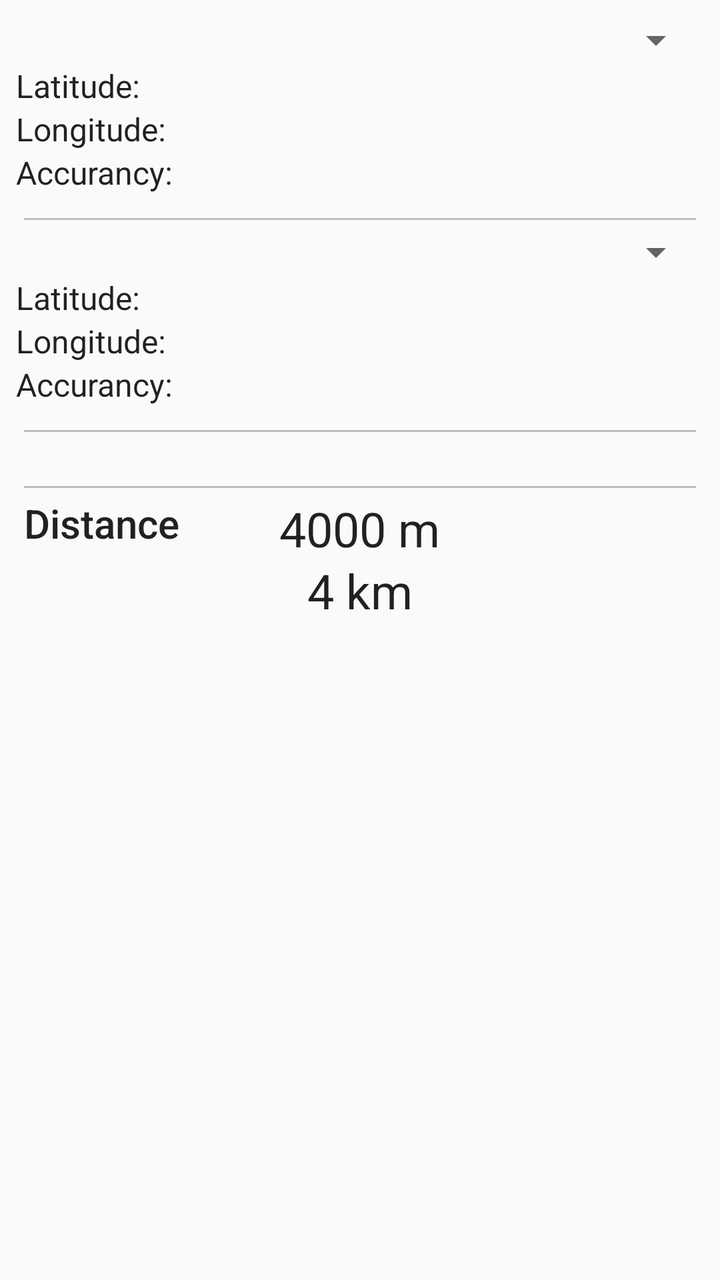
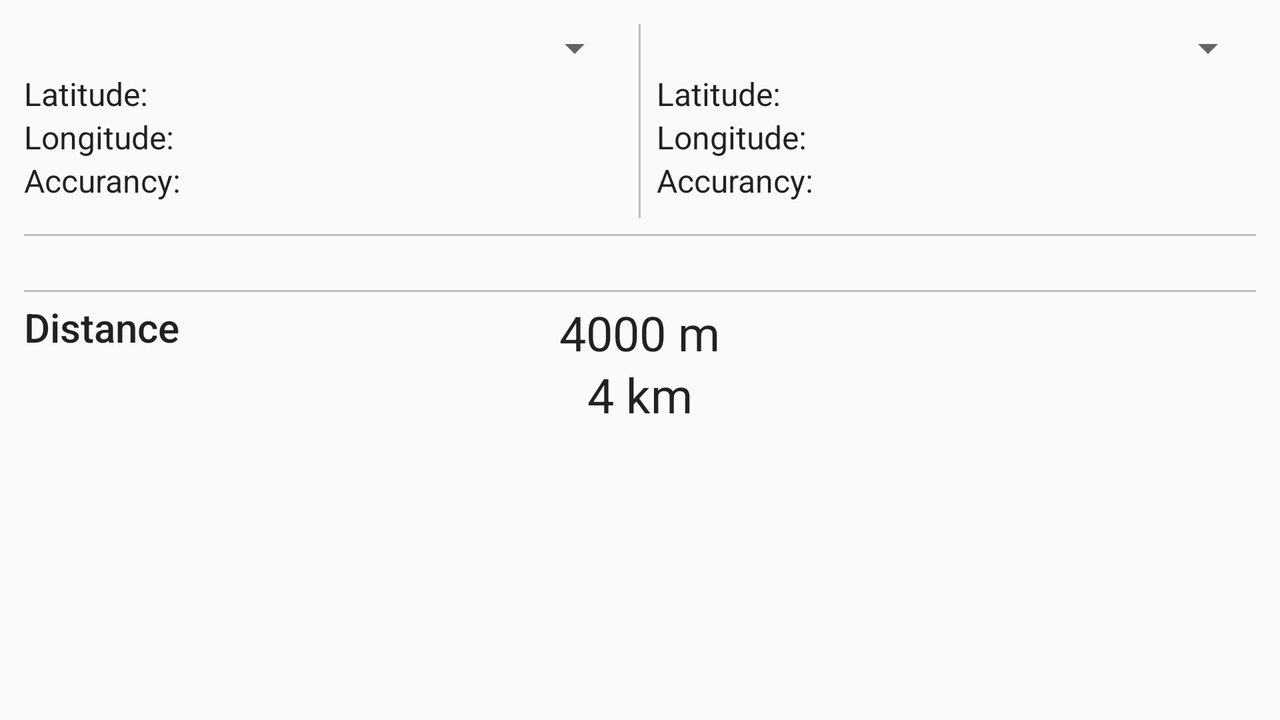

An Android layout and its configuration variant, each rendered on a device that would load it. The default file and the variant file are quoted in full after the pictures.
<!-- AndroidManifest.xml: application theme AppTheme -->
<!-- res/layout/fragment_distance.xml -->
<RelativeLayout xmlns:android="http://schemas.android.com/apk/res/android"
    xmlns:tools="http://schemas.android.com/tools"
    android:layout_width="match_parent"
    android:layout_height="match_parent"
    tools:context="com.henriquebecker.geocoordenadas.DistanceFragment"
    android:orientation="vertical"
    android:layout_margin="@dimen/default_page_margin">

    <Spinner
        android:id="@+id/dGeoLocation1"
        android:layout_width="match_parent"
        android:layout_height="wrap_content"
        android:layout_alignParentLeft="true"
        android:layout_alignParentStart="true"
        android:layout_alignParentTop="true"
        android:spinnerMode="dialog" />

    <TextView
        android:id="@+id/textView2"
        android:layout_width="wrap_content"
        android:layout_height="wrap_content"
        android:layout_below="@+id/dGeoLocation1"
        android:text="@string/latitude"
        android:textAppearance="@style/TextAppearance.AppCompat.Subhead" />

    <TextView
        android:id="@+id/dLat1"
        android:layout_width="wrap_content"
        android:layout_height="wrap_content"
        android:layout_below="@+id/dGeoLocation1"
        android:layout_alignParentRight="true"
        android:layout_alignParentEnd="true"
        android:textAppearance="@style/TextAppearance.AppCompat.Medium" />

    <TextView
        android:id="@+id/textView6"
        android:layout_width="wrap_content"
        android:layout_height="wrap_content"
        android:layout_below="@+id/textView2"
        android:text="@string/longitude"
        android:textAppearance="@style/TextAppearance.AppCompat.Subhead" />

    <TextView
        android:id="@+id/dLng1"
        android:layout_width="wrap_content"
        android:layout_height="wrap_content"
        android:layout_alignParentEnd="true"
        android:layout_alignParentRight="true"
        android:layout_below="@+id/dLat1"
        android:textAppearance="@style/TextAppearance.AppCompat.Medium" />

    <TextView
        android:id="@+id/textView8"
        android:layout_width="wrap_content"
        android:layout_height="wrap_content"
        android:text="@string/accuracy"
        android:layout_below="@+id/textView6"
        android:layout_alignParentLeft="true"
        android:layout_alignParentStart="true"
        android:textAppearance="@style/TextAppearance.AppCompat.Subhead" />

    <TextView
        android:id="@+id/dAcc1"
        android:layout_width="wrap_content"
        android:layout_height="wrap_content"
        android:layout_alignEnd="@+id/dLng1"
        android:layout_alignRight="@+id/dLng1"
        android:layout_below="@+id/dLng1"
        android:textAppearance="@style/TextAppearance.AppCompat.Medium" />

    <View style="@style/HorizontalDivider"
        android:layout_below="@id/dAcc1"
        android:layout_margin="@dimen/default_small_padding"
        android:id="@+id/view2" />

    <Spinner
        android:id="@+id/dGeoLocation2"
        android:layout_width="match_parent"
        android:layout_height="wrap_content"
        android:layout_below="@+id/view2"
        android:spinnerMode="dialog" />

    <TextView
        android:id="@+id/textView9"
        android:layout_width="wrap_content"
        android:layout_height="wrap_content"
        android:layout_below="@+id/dGeoLocation2"
        android:text="@string/latitude"
        android:textAppearance="@style/TextAppearance.AppCompat.Subhead" />

    <TextView
        android:id="@+id/dLat2"
        android:layout_width="wrap_content"
        android:layout_height="wrap_content"
        android:layout_below="@+id/dGeoLocation2"
        android:layout_alignParentRight="true"
        android:layout_alignParentEnd="true"
        android:textAppearance="@style/TextAppearance.AppCompat.Medium" />

    <TextView
        android:id="@+id/textView10"
        android:layout_width="wrap_content"
        android:layout_height="wrap_content"
        android:layout_below="@+id/textView9"
        android:text="@string/longitude"
        android:textAppearance="@style/TextAppearance.AppCompat.Subhead" />

    <TextView
        android:id="@+id/dLng2"
        android:layout_width="wrap_content"
        android:layout_height="wrap_content"
        android:layout_below="@+id/dLat2"
        android:layout_alignParentRight="true"
        android:layout_alignParentEnd="true"
        android:textAppearance="@style/TextAppearance.AppCompat.Medium" />

    <TextView
        android:id="@+id/textView11"
        android:layout_width="wrap_content"
        android:layout_height="wrap_content"
        android:text="@string/accuracy"
        android:layout_below="@+id/textView10"
        android:layout_alignParentLeft="true"
        android:layout_alignParentStart="true"
        android:textAppearance="@style/TextAppearance.AppCompat.Subhead" />

    <TextView
        android:id="@+id/dAcc2"
        android:layout_width="wrap_content"
        android:layout_height="wrap_content"
        android:layout_alignEnd="@+id/dLng2"
        android:layout_alignRight="@+id/dLng2"
        android:layout_below="@+id/dLng2"
        android:textAppearance="@style/TextAppearance.AppCompat.Medium" />


    <View style="@style/HorizontalDivider"
        android:layout_below="@id/dAcc2"
        android:layout_margin="@dimen/default_small_padding"
        android:id="@+id/view3" />

    <TextView
        android:id="@+id/maxError"
        android:layout_width="wrap_content"
        android:layout_height="wrap_content"
        android:layout_below="@+id/view3"
        android:layout_centerHorizontal="true"/>


    <View style="@style/HorizontalDivider"
        android:layout_below="@id/maxError"
        android:layout_margin="@dimen/default_small_padding"
        android:id="@+id/view4" />

    <TextView
        android:id="@+id/textView13"
        android:layout_width="wrap_content"
        android:layout_height="wrap_content"
        android:layout_alignLeft="@+id/view4"
        android:layout_alignStart="@+id/view4"
        android:layout_below="@+id/view4"
        android:text="@string/distance"
        android:textAppearance="@style/TextAppearance.AppCompat.Title" />

    <TextView
        android:id="@+id/dDistance"
        android:layout_width="wrap_content"
        android:layout_height="wrap_content"
        android:textAppearance="@style/TextAppearance.AppCompat.Subhead"
        android:textSize="24sp"
        tools:text="4000 m"
        android:layout_below="@+id/view4"
        android:layout_centerHorizontal="true" />


    <TextView
        android:id="@+id/dDistance1"
        android:layout_width="wrap_content"
        android:layout_height="wrap_content"
        android:layout_below="@+id/textView13"
        android:layout_centerHorizontal="true"
        android:layout_margin="@dimen/default_small_padding"
        android:textAppearance="@style/TextAppearance.AppCompat.Subhead"
        android:textSize="24sp"
        tools:text="4 km"/>

</RelativeLayout>
<!-- resources referenced by this layout -->
<resources>
  <dimen name="default_page_margin">8dp</dimen>
  <dimen name="default_small_padding">4dp</dimen>
  <string name="accuracy">Accurancy:</string>
  <string name="distance">Distance</string>
  <string name="latitude">Latitude:</string>
  <string name="longitude">Longitude:</string>
  <style name="HorizontalDivider">
          <item name="android:layout_width">match_parent</item>
          <item name="android:layout_height">@dimen/dividerSize</item>
          <item name="android:background">@color/divider</item>
          <item name="android:layout_marginBottom">@dimen/default_small_padding</item>
      </style>
  <style name="AppTheme" parent="AppTheme.Base">
  
      </style>
  <dimen name="dividerSize">1dp</dimen>
  <color name="divider">#BDBDBD</color>
  <style name="AppTheme.Base" parent="Theme.AppCompat.Light.NoActionBar">
          <item name="windowNoTitle">true</item>
          <item name="windowActionBar">false</item>
          <item name="colorPrimary">@color/colorPrimary</item>
          <item name="colorPrimaryDark">@color/colorPrimaryDark</item>
          <item name="colorAccent">@color/colorAccent</item>
      </style>
  <color name="colorPrimary">#4CAF50</color>
  <color name="colorPrimaryDark">#388E3C</color>
  <color name="colorAccent">#607D8B</color>
</resources>
<!-- res/layout-land/fragment_distance.xml (the repository's variant of the layout above) -->
<!-- drawn on the phone turned sideways -->
<RelativeLayout xmlns:android="http://schemas.android.com/apk/res/android"
    xmlns:tools="http://schemas.android.com/tools"
    android:layout_width="match_parent"
    android:layout_height="match_parent"
    tools:context="com.henriquebecker.geocoordenadas.DistanceFragment"
    android:orientation="vertical"
    android:layout_margin="@dimen/default_page_margin">

    <LinearLayout
        android:layout_width="match_parent"
        android:layout_height="wrap_content"
        android:id="@+id/distanceLinearLayout">
        <RelativeLayout
            android:layout_width="0dp"
            android:layout_height="wrap_content"
            android:layout_weight="1"
            android:padding="@dimen/default_small_padding">
            <Spinner
                android:id="@+id/dGeoLocation1"
                android:layout_width="match_parent"
                android:layout_height="wrap_content"
                android:layout_alignParentLeft="true"
                android:layout_alignParentStart="true"
                android:layout_alignParentTop="true"
                android:spinnerMode="dialog" />

            <TextView
                android:id="@+id/textView2"
                android:layout_width="wrap_content"
                android:layout_height="wrap_content"
                android:layout_below="@+id/dGeoLocation1"
                android:text="@string/latitude"
                android:textAppearance="@style/TextAppearance.AppCompat.Subhead" />

            <TextView
                android:id="@+id/dLat1"
                android:layout_width="wrap_content"
                android:layout_height="wrap_content"
                android:layout_below="@+id/dGeoLocation1"
                android:layout_alignParentRight="true"
                android:layout_alignParentEnd="true"
                android:textAppearance="@style/TextAppearance.AppCompat.Medium" />

            <TextView
                android:id="@+id/textView6"
                android:layout_width="wrap_content"
                android:layout_height="wrap_content"
                android:layout_below="@+id/textView2"
                android:text="@string/longitude"
                android:textAppearance="@style/TextAppearance.AppCompat.Subhead" />

            <TextView
                android:id="@+id/dLng1"
                android:layout_width="wrap_content"
                android:layout_height="wrap_content"
                android:layout_alignParentEnd="true"
                android:layout_alignParentRight="true"
                android:layout_below="@+id/dLat1"
                android:textAppearance="@style/TextAppearance.AppCompat.Medium" />

            <TextView
                android:id="@+id/textView8"
                android:layout_width="wrap_content"
                android:layout_height="wrap_content"
                android:text="@string/accuracy"
                android:layout_below="@+id/textView6"
                android:layout_alignParentLeft="true"
                android:layout_alignParentStart="true"
                android:textAppearance="@style/TextAppearance.AppCompat.Subhead" />
            <TextView
                android:id="@+id/dAcc1"
                android:layout_width="wrap_content"
                android:layout_height="wrap_content"
                android:layout_alignEnd="@+id/dLng1"
                android:layout_alignRight="@+id/dLng1"
                android:layout_below="@+id/dLng1"
                android:textAppearance="@style/TextAppearance.AppCompat.Medium" />
        </RelativeLayout>
        <View style="@style/VerticalDivider"
            android:layout_margin="@dimen/default_small_padding"
            android:id="@+id/view2" />
        <RelativeLayout
            android:layout_width="0dp"
            android:layout_height="wrap_content"
            android:layout_weight="1"
            android:padding="@dimen/default_small_padding">
            <Spinner
                android:id="@+id/dGeoLocation2"
                android:layout_width="match_parent"
                android:layout_height="wrap_content"
                android:spinnerMode="dialog" />

            <TextView
                android:id="@+id/textView9"
                android:layout_width="wrap_content"
                android:layout_height="wrap_content"
                android:layout_below="@+id/dGeoLocation2"
                android:text="@string/latitude"
                android:textAppearance="@style/TextAppearance.AppCompat.Subhead" />

            <TextView
                android:id="@+id/dLat2"
                android:layout_width="wrap_content"
                android:layout_height="wrap_content"
                android:layout_below="@+id/dGeoLocation2"
                android:layout_alignParentRight="true"
                android:layout_alignParentEnd="true"
                android:textAppearance="@style/TextAppearance.AppCompat.Medium" />

            <TextView
                android:id="@+id/textView10"
                android:layout_width="wrap_content"
                android:layout_height="wrap_content"
                android:layout_below="@+id/textView9"
                android:text="@string/longitude"
                android:textAppearance="@style/TextAppearance.AppCompat.Subhead" />

            <TextView
                android:id="@+id/dLng2"
                android:layout_width="wrap_content"
                android:layout_height="wrap_content"
                android:layout_below="@+id/dLat2"
                android:layout_alignParentRight="true"
                android:layout_alignParentEnd="true"
                android:textAppearance="@style/TextAppearance.AppCompat.Medium" />

            <TextView
                android:id="@+id/textView11"
                android:layout_width="wrap_content"
                android:layout_height="wrap_content"
                android:text="@string/accuracy"
                android:layout_below="@+id/textView10"
                android:layout_alignParentLeft="true"
                android:layout_alignParentStart="true"
                android:textAppearance="@style/TextAppearance.AppCompat.Subhead" />

            <TextView
                android:id="@+id/dAcc2"
                android:layout_width="wrap_content"
                android:layout_height="wrap_content"
                android:layout_alignEnd="@+id/dLng2"
                android:layout_alignRight="@+id/dLng2"
                android:layout_below="@+id/dLng2"
                android:textAppearance="@style/TextAppearance.AppCompat.Medium" />

        </RelativeLayout>
    </LinearLayout>

    <View style="@style/HorizontalDivider"
        android:layout_below="@id/distanceLinearLayout"
        android:layout_margin="@dimen/default_small_padding"
        android:id="@+id/view3" />

    <TextView
        android:id="@+id/maxError"
        android:layout_width="wrap_content"
        android:layout_height="wrap_content"
        android:layout_below="@+id/view3"
        android:layout_centerHorizontal="true"/>


    <View style="@style/HorizontalDivider"
        android:layout_below="@id/maxError"
        android:layout_margin="@dimen/default_small_padding"
        android:id="@+id/view4" />

    <TextView
        android:id="@+id/textView13"
        android:layout_width="wrap_content"
        android:layout_height="wrap_content"
        android:layout_alignLeft="@+id/view4"
        android:layout_alignStart="@+id/view4"
        android:layout_below="@+id/view4"
        android:text="@string/distance"
        android:textAppearance="@style/TextAppearance.AppCompat.Title" />

    <TextView
        android:id="@+id/dDistance"
        android:layout_width="wrap_content"
        android:layout_height="wrap_content"
        android:textAppearance="@style/TextAppearance.AppCompat.Subhead"
        android:textSize="24sp"
        tools:text="4000 m"
        android:layout_below="@+id/view4"
        android:layout_centerHorizontal="true" />


    <TextView
        android:id="@+id/dDistance1"
        android:layout_width="wrap_content"
        android:layout_height="wrap_content"
        android:layout_below="@+id/textView13"
        android:layout_centerHorizontal="true"
        android:layout_margin="@dimen/default_small_padding"
        android:textAppearance="@style/TextAppearance.AppCompat.Subhead"
        android:textSize="24sp"
        tools:text="4 km"/>

</RelativeLayout>
<!-- resources referenced by the variant -->
<!-- as the phone turned sideways resolves them -->
<resources>
  <dimen name="default_page_margin">8dp</dimen>
  <dimen name="default_small_padding">4dp</dimen>
  <string name="accuracy">Accurancy:</string>
  <string name="distance">Distance</string>
  <string name="latitude">Latitude:</string>
  <string name="longitude">Longitude:</string>
  <style name="HorizontalDivider">
          <item name="android:layout_width">match_parent</item>
          <item name="android:layout_height">@dimen/dividerSize</item>
          <item name="android:background">@color/divider</item>
          <item name="android:layout_marginBottom">@dimen/default_small_padding</item>
      </style>
  <style name="VerticalDivider">
          <item name="android:layout_width">@dimen/dividerSize</item>
          <item name="android:layout_height">match_parent</item>
          <item name="android:background">@color/divider</item>
      </style>
  <style name="AppTheme" parent="AppTheme.Base">
  
      </style>
  <dimen name="dividerSize">1dp</dimen>
  <color name="divider">#BDBDBD</color>
  <style name="AppTheme.Base" parent="Theme.AppCompat.Light.NoActionBar">
          <item name="windowNoTitle">true</item>
          <item name="windowActionBar">false</item>
          <item name="colorPrimary">@color/colorPrimary</item>
          <item name="colorPrimaryDark">@color/colorPrimaryDark</item>
          <item name="colorAccent">@color/colorAccent</item>
      </style>
  <color name="colorPrimary">#4CAF50</color>
  <color name="colorPrimaryDark">#388E3C</color>
  <color name="colorAccent">#607D8B</color>
</resources>
